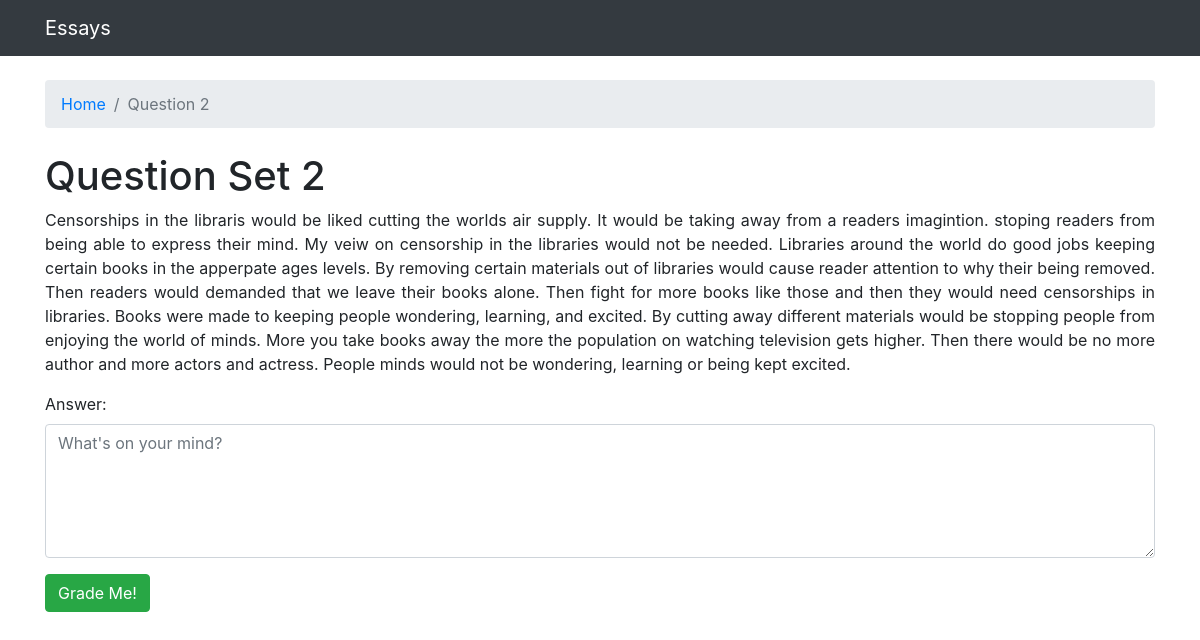
Page /4/ on the committed database.
### grader/models.py (models this page shows, shortened)
class Question(models.Model):
    question_title = models.TextField(max_length=100000)
    set = models.IntegerField(unique=True)
    min_score = models.IntegerField()
    max_score = models.IntegerField()

### grader/views.py (the view)
# urls.py: path('<int:question_id>/', views.question, name='question'),
def question(request, question_id):
    question = get_object_or_404(Question, pk=question_id)
    if request.method == 'POST':
        form = AnswerForm(request.POST)
        if form.is_valid():
            content = form.cleaned_data.get('answer')
            if len(content) > 20:
                num_features = 300
                model = word2vec.KeyedVectors.load_word2vec_format(os.path.join(current_path, "deep_learning_files/word2vec.bin"), binary=True)
                clean_test_essays = []
                clean_test_essays.append(essay_to_wordlist( content, remove_stopwords=True ))
                testDataVecs = getAvgFeatureVecs( clean_test_essays, model, num_features )
                testDataVecs = np.array(testDataVecs)
                testDataVecs = np.reshape(testDataVecs, (testDataVecs.shape[0], 1, testDataVecs.shape[1]))
                lstm_model = get_model()
                lstm_model.load_weights(os.path.join(current_path, "deep_learning_files/final_lstm.h5"))
                preds = lstm_model.predict(testDataVecs)
                if math.isnan(preds):
                    preds = 0
                else:
                    preds = np.around(preds)
                if preds < 0:
                    preds = 0
                if preds > question.max_score:
                    preds = question.max_score
            else:
                preds = 0
            K.clear_session()
            essay = Essay.objects.create(
                content=content,
                question=question,
                score=preds
            )
        return redirect('essay', question_id=question.set, essay_id=essay.id)
    else:
        form = AnswerForm()
    context = {
        "question": question,
        "form": form,
    }
    return render(request, 'grader/question.html', context)

### grader/forms.py
class AnswerForm(forms.ModelForm):
    answer = forms.CharField(max_length=100000, widget=forms.Textarea(attrs={'rows': 5, 'placeholder': "What's on your mind?"}))
    class Meta:
        model = Essay
        fields = ['answer']

### grader/templates/grader/question.html (shortened to what this page needs)
{% extends 'base.html' %}
{% load widget_tweaks %}
{% block breadcrumb %}
  <li class="breadcrumb-item active"><a href="{% url 'index' %}">Home</a></li>
  <li class="breadcrumb-item active">Question {{ question.set }}</li>
{% endblock %}
{% block content %}
{% if question %}
    <h1>Question Set {{ question.set }}</h1>
    <p class="text-justify">{{ question.question_title }}</p>
    <form method="post" novalidate>
        {% include 'includes/form.html' %}
        <button type="submit" class="btn btn-success">Grade Me!</button>
      </form>
{% else %}
    <h1>Error</h1>
{% endif %}
{% endblock %}

### rows in the picture
Question: set "2", question_title "Censorships in the libraris would be liked cutting the worlds air supply. It would be taking away from a readers imagintion. stoping readers from being able to express their mind. My veiw on censorship in the libraries would not be needed. Libraries around the world do good jobs keeping certain books in the apperpate ages levels. By removing certain materials out of libraries would cause reader attention to why their being removed. Then readers would demanded that we leave their books alone. Then fight for more books like those and then they would need censorships in libraries. Books were made to keeping people wondering, learning, and excited. By cutting away different materials would be…"

### other values in the picture
{{ field.label_tag }} "Answer:"
